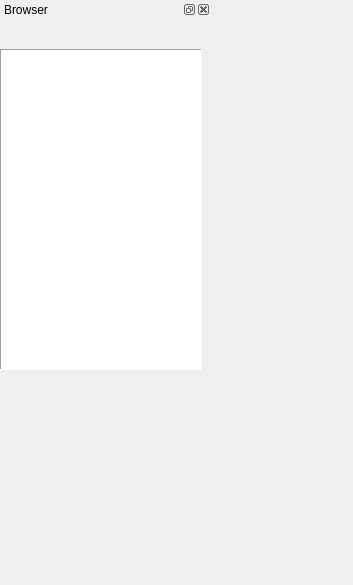
<?xml version="1.0" encoding="UTF-8"?>
<ui version="4.0">
 <class>Form</class>
 <widget class="QWidget" name="Form">
  <property name="geometry">
   <rect>
    <x>0</x>
    <y>0</y>
    <width>353</width>
    <height>585</height>
   </rect>
  </property>
  <property name="windowTitle">
   <string>Form</string>
  </property>
  <widget class="QDockWidget" name="browserDock">
   <property name="geometry">
    <rect>
     <x>0</x>
     <y>0</y>
     <width>211</width>
     <height>551</height>
    </rect>
   </property>
   <property name="sizePolicy">
    <sizepolicy hsizetype="Preferred" vsizetype="Preferred">
     <horstretch>0</horstretch>
     <verstretch>0</verstretch>
    </sizepolicy>
   </property>
   <property name="minimumSize">
    <size>
     <width>200</width>
     <height>200</height>
    </size>
   </property>
   <property name="acceptDrops">
    <bool>false</bool>
   </property>
   <property name="features">
    <set>QDockWidget::AllDockWidgetFeatures</set>
   </property>
   <property name="allowedAreas">
    <set>Qt::AllDockWidgetAreas</set>
   </property>
   <property name="windowTitle">
    <string>Browser</string>
   </property>
   <widget class="QWidget" name="browserDockContents">
    <property name="acceptDrops">
     <bool>false</bool>
    </property>
    <widget class="QWidget" name="layoutWidget">
     <property name="geometry">
      <rect>
       <x>0</x>
       <y>0</y>
       <width>202</width>
       <height>351</height>
      </rect>
     </property>
     <layout class="QVBoxLayout" name="verticalLayout" stretch="0,1">
      <property name="spacing">
       <number>0</number>
      </property>
      <item>
       <widget class="QListWidget" name="pathListWidget">
        <property name="sizePolicy">
         <sizepolicy hsizetype="Fixed" vsizetype="Fixed">
          <horstretch>0</horstretch>
          <verstretch>0</verstretch>
         </sizepolicy>
        </property>
        <property name="minimumSize">
         <size>
          <width>0</width>
          <height>0</height>
         </size>
        </property>
        <property name="maximumSize">
         <size>
          <width>200</width>
          <height>30</height>
         </size>
        </property>
        <property name="baseSize">
         <size>
          <width>0</width>
          <height>0</height>
         </size>
        </property>
        <property name="palette">
         <palette>
          <active>
           <colorrole role="Base">
            <brush brushstyle="SolidPattern">
             <color alpha="255">
              <red>240</red>
              <green>240</green>
              <blue>240</blue>
             </color>
            </brush>
           </colorrole>
          </active>
          <inactive>
           <colorrole role="Base">
            <brush brushstyle="SolidPattern">
             <color alpha="255">
              <red>240</red>
              <green>240</green>
              <blue>240</blue>
             </color>
            </brush>
           </colorrole>
          </inactive>
          <disabled>
           <colorrole role="Base">
            <brush brushstyle="SolidPattern">
             <color alpha="255">
              <red>240</red>
              <green>240</green>
              <blue>240</blue>
             </color>
            </brush>
           </colorrole>
          </disabled>
         </palette>
        </property>
        <property name="frameShape">
         <enum>QFrame::NoFrame</enum>
        </property>
        <property name="frameShadow">
         <enum>QFrame::Plain</enum>
        </property>
        <property name="verticalScrollBarPolicy">
         <enum>Qt::ScrollBarAlwaysOff</enum>
        </property>
        <property name="horizontalScrollBarPolicy">
         <enum>Qt::ScrollBarAlwaysOff</enum>
        </property>
        <property name="editTriggers">
         <set>QAbstractItemView::NoEditTriggers</set>
        </property>
        <property name="tabKeyNavigation">
         <bool>true</bool>
        </property>
        <property name="dragDropMode">
         <enum>QAbstractItemView::NoDragDrop</enum>
        </property>
        <property name="iconSize">
         <size>
          <width>22</width>
          <height>22</height>
         </size>
        </property>
        <property name="textElideMode">
         <enum>Qt::ElideNone</enum>
        </property>
        <property name="movement">
         <enum>QListView::Static</enum>
        </property>
        <property name="resizeMode">
         <enum>QListView::Adjust</enum>
        </property>
        <property name="viewMode">
         <enum>QListView::IconMode</enum>
        </property>
        <property name="uniformItemSizes">
         <bool>true</bool>
        </property>
        <property name="wordWrap">
         <bool>true</bool>
        </property>
        <property name="currentRow">
         <number>-1</number>
        </property>
        <item>
         <property name="text">
          <string/>
         </property>
         <property name="toolTip">
          <string>Computer</string>
         </property>
         <property name="textAlignment">
          <set>AlignHCenter|AlignVCenter|AlignCenter</set>
         </property>
         <property name="icon">
          <iconset resource="../Icons/icons.qrc">
           <normaloff>:/Windows/win_computer.png</normaloff>:/Windows/win_computer.png</iconset>
         </property>
        </item>
        <item>
         <property name="text">
          <string/>
         </property>
         <property name="statusTip">
          <string>Favorites</string>
         </property>
         <property name="textAlignment">
          <set>AlignHCenter|AlignVCenter|AlignCenter</set>
         </property>
         <property name="icon">
          <iconset resource="../Icons/icons.qrc">
           <normaloff>:/Windows/win_favoritesfolder.png</normaloff>:/Windows/win_favoritesfolder.png</iconset>
         </property>
         <property name="flags">
          <set>ItemIsSelectable|ItemIsEnabled</set>
         </property>
        </item>
        <item>
         <property name="text">
          <string/>
         </property>
         <property name="statusTip">
          <string>Libraries</string>
         </property>
         <property name="textAlignment">
          <set>AlignHCenter|AlignVCenter|AlignCenter</set>
         </property>
         <property name="icon">
          <iconset resource="../Icons/icons.qrc">
           <normaloff>:/Windows/win_library.png</normaloff>:/Windows/win_library.png</iconset>
         </property>
         <property name="flags">
          <set>NoItemFlags</set>
         </property>
        </item>
        <item>
         <property name="text">
          <string/>
         </property>
         <property name="statusTip">
          <string>User Folder</string>
         </property>
         <property name="textAlignment">
          <set>AlignHCenter|AlignVCenter|AlignCenter</set>
         </property>
         <property name="icon">
          <iconset resource="../Icons/icons.qrc">
           <normaloff>:/Windows/win_userfolder.png</normaloff>:/Windows/win_userfolder.png</iconset>
         </property>
        </item>
        <item>
         <property name="text">
          <string/>
         </property>
         <property name="toolTip">
          <string>Recent Places</string>
         </property>
         <property name="icon">
          <iconset resource="../Icons/icons.qrc">
           <normaloff>:/Windows/win_recentplaces.png</normaloff>:/Windows/win_recentplaces.png</iconset>
         </property>
        </item>
        <item>
         <property name="text">
          <string/>
         </property>
         <property name="statusTip">
          <string>Network</string>
         </property>
         <property name="textAlignment">
          <set>AlignHCenter|AlignVCenter|AlignCenter</set>
         </property>
         <property name="icon">
          <iconset resource="../Icons/icons.qrc">
           <normaloff>:/Windows/win_network.png</normaloff>:/Windows/win_network.png</iconset>
         </property>
         <property name="flags">
          <set>NoItemFlags</set>
         </property>
        </item>
        <item>
         <property name="text">
          <string/>
         </property>
         <property name="statusTip">
          <string>Bookmarked Folders</string>
         </property>
         <property name="textAlignment">
          <set>AlignHCenter|AlignVCenter|AlignCenter</set>
         </property>
         <property name="icon">
          <iconset resource="../Icons/icons.qrc">
           <normaloff>:/Misc/favorite.png</normaloff>:/Misc/favorite.png</iconset>
         </property>
        </item>
       </widget>
      </item>
      <item>
       <widget class="QTreeView" name="folderView">
        <property name="sizePolicy">
         <sizepolicy hsizetype="Expanding" vsizetype="Expanding">
          <horstretch>0</horstretch>
          <verstretch>0</verstretch>
         </sizepolicy>
        </property>
        <property name="minimumSize">
         <size>
          <width>190</width>
          <height>200</height>
         </size>
        </property>
        <property name="frameShape">
         <enum>QFrame::Panel</enum>
        </property>
        <property name="frameShadow">
         <enum>QFrame::Sunken</enum>
        </property>
        <property name="editTriggers">
         <set>QAbstractItemView::DoubleClicked|QAbstractItemView::EditKeyPressed|QAbstractItemView::SelectedClicked</set>
        </property>
        <property name="alternatingRowColors">
         <bool>false</bool>
        </property>
        <property name="selectionBehavior">
         <enum>QAbstractItemView::SelectItems</enum>
        </property>
        <property name="iconSize">
         <size>
          <width>22</width>
          <height>22</height>
         </size>
        </property>
        <property name="uniformRowHeights">
         <bool>true</bool>
        </property>
        <property name="sortingEnabled">
         <bool>true</bool>
        </property>
        <property name="animated">
         <bool>true</bool>
        </property>
        <attribute name="headerVisible">
         <bool>false</bool>
        </attribute>
        <attribute name="headerVisible">
         <bool>false</bool>
        </attribute>
       </widget>
      </item>
     </layout>
    </widget>
   </widget>
  </widget>
 </widget>
 <resources>
  <include location="../Icons/icons.qrc"/>
 </resources>
 <connections/>
</ui>
